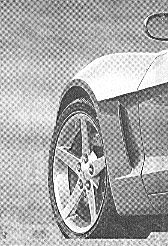
#> input picture Lecture/pic-pro/hw3/car-moire-pattern.tif, 168 x 246 px
$ jupyter execute hw3.ipynb
#> lines starting #> are read from the running program, lines starting #| are printed output that depends on the picture
[cell 1]
import cv2
import numpy as np
import matplotlib.pyplot as plt

[cell 2]
from matplotlib import rcParams
# 设置中文字体
rcParams['font.sans-serif'] = ['SimHei']  # 指定黑体（或其他支持中文的字体）
rcParams['axes.unicode_minus'] = False  # 解决负号显示问题

[cell 3]
# 读取图像
img = cv2.imread('car-moire-pattern.tif', cv2.IMREAD_GRAYSCALE)
#> img is the input picture: shape (246, 168); min 0, max 255, mean 169.7
# 获取图像尺寸
rows, cols = img.shape
#> rows = 246; cols = 168
print(rows, cols)
#| 246 168

[cell 4]
# 应用傅里叶变换
dft = cv2.dft(np.float32(img), flags=cv2.DFT_COMPLEX_OUTPUT)
dft_shift = np.fft.fftshift(dft)

[cell 5]
# 计算幅度谱
magnitude_spectrum = 20 * np.log(cv2.magnitude(dft_shift[:, :, 0], dft_shift[:, :, 1]))
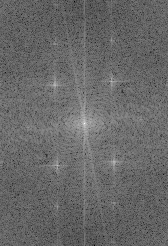
#> magnitude_spectrum: shape (246, 168) float32; min 61.64, max 315.3, mean 165.5; drawn with min black and max white

# 归一化幅度谱
magnitude_spectrum_normalized = cv2.normalize(magnitude_spectrum, None, 0, 255, cv2.NORM_MINMAX)

# 转换为8位无符号整型
magnitude_spectrum_8u = cv2.convertScaleAbs(magnitude_spectrum_normalized)


# 使用matplotlib显示幅度谱
plt.figure(figsize=(10, 5))
plt.subplot(132), plt.imshow(magnitude_spectrum_8u, cmap='gray')
plt.axis('off')

[cell 6]
# 用于存储点击的点的坐标
noise_centers = []

# 鼠标回调函数，用于记录点击位置
def get_mouse_click(event, x, y, flags, param):
    if event == cv2.EVENT_LBUTTONDOWN:  # 检测到鼠标左键点击
        noise_centers.append((y, x))  # 保存坐标
        print(f"Point {len(noise_centers)}: ({y}, {x})")
        # 在图像上绘制点击的点
        cv2.circle(param, (x, y), 5, (0, 0, 255), -1)
        cv2.imshow('Select Points', param)
        if len(noise_centers) == 8:  # 当点击八个点后，自动退出
            cv2.destroyAllWindows()

[cell 7]
# 显示图像，并设置鼠标回调函数
cv2.imshow('Select Points', magnitude_spectrum_8u)
cv2.setMouseCallback('Select Points', get_mouse_click, magnitude_spectrum_8u)

# 等待用户点击八个点
cv2.waitKey(0)

# 输出点击的点坐标
print("Selected Points:", noise_centers)

# 等待并关闭所有窗口
cv2.destroyAllWindows()

[cell 8]
# 假设 noise_centers 是一个包含 (x, y) 坐标的列表
for center in noise_centers:
    x, y = center  # 解包元组以获取 x 和 y 坐标
    if 0 <= x < cols and 0 <= y < rows:
        print(f"({x}, {y}) is within the image boundaries.")
    else:
        print(f"({x}, {y}) is out of the image boundaries.")

[cell 9]
# 在频谱图上标记陷波中心
plt.figure(figsize=(6, 6))
plt.imshow(magnitude_spectrum_8u, cmap='gray')
plt.title('Magnitude Spectrum with Notch Centers')

# 绘制红点标记陷波中心
for center in noise_centers:
    plt.scatter(center[1], center[0], color='red')  # 注意：matplotlib的坐标系与OpenCV的坐标系不同

plt.xticks([]), plt.yticks([])
plt.show()

[cell 10]
# [14 lines of commented-out code are left out]

[cell 11]
# 巴特沃斯陷波带阻滤波器函数
def butterworth_bandstop_filter(shape, center, D0, n):
    rows, cols = shape
    mask = np.ones((rows, cols), np.float32)  # 初始化为全1（白色）
    for i in range(rows):
        for j in range(cols):
            distance = np.sqrt((i - center[0])**2 + (j - center[1])**2)
            # 巴特沃斯滤波器公式
            mask[i, j] = 1 / (1 + (distance / D0)**(2 * n))
    return 1-mask

[cell 12]
# [11 lines of commented-out code are left out]

[cell 13]
# 设定陷波参数
D0 = 9
n = 4
# 创建滤波器掩模
mask = np.ones((rows, cols, 2), np.float32)  # 初始化为全1（白色），形状为 (rows, cols, 2)
for center in noise_centers:
    new_mask = butterworth_bandstop_filter((rows, cols), center, D0, n)
    new_mask = new_mask[..., np.newaxis]  # 将 new_mask 扩展为 (rows, cols, 1)

    # 使用逐元素相乘来组合掩膜，扩展后的 new_mask 变为 (rows, cols, 2)
    mask = np.multiply(mask, np.repeat(new_mask, 2, axis=-1))  # 将 new_mask 重复两次，沿第三轴


# 应用滤波器
fshift =dft_shift * mask  # 将掩模应用到频谱上

[cell 14]
# 显示滤波器掩模与傅里叶变换结果相乘的效果
magnitude_spectrum_filtered = 20 * np.log(cv2.magnitude(fshift[:, :, 0], fshift[:, :, 1]) + 1e-10)

plt.figure(figsize=(12, 9))
plt.subplot(221), plt.imshow(img, cmap='gray')
plt.title('Input Image'), plt.xticks([]), plt.yticks([])
plt.subplot(222), plt.imshow(magnitude_spectrum, cmap='gray')
plt.title('Magnitude Spectrum'), plt.xticks([]), plt.yticks([])
plt.subplot(223), plt.imshow(mask[..., 0], cmap='gray')
plt.title('Filter Mask'), plt.xticks([]), plt.yticks([])
plt.subplot(224), plt.imshow(magnitude_spectrum_filtered, cmap='gray')
plt.title('Filtered Spectrum'), plt.xticks([]), plt.yticks([])
plt.show()
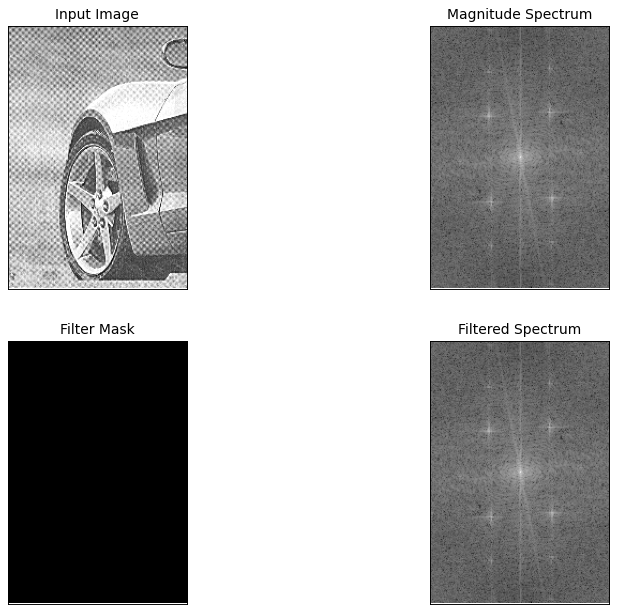
#> figure drawn by matplotlib, 4 panels

[cell 15]
# 逆傅里叶变换
f_ishift = np.fft.ifftshift(fshift)
img_back = cv2.idft(f_ishift)
img_back = cv2.magnitude(img_back[:, :, 0], img_back[:, :, 1])

# 使用matplotlib显示结果
plt.figure(figsize=(12, 6))
plt.subplot(131), plt.imshow(img, cmap='gray')
plt.title('Input Image'), plt.xticks([]), plt.yticks([])
plt.subplot(132), plt.imshow(img_back, cmap='gray')
plt.title('Image after Filtering'), plt.xticks([]), plt.yticks([])
plt.show()
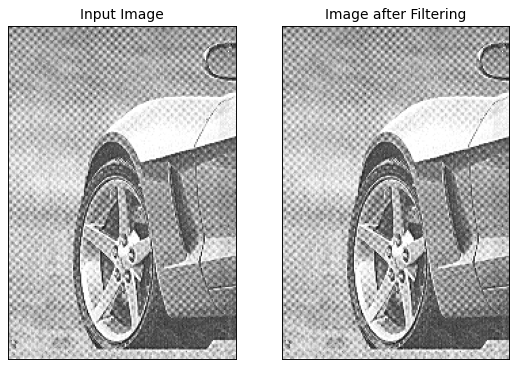
#> figure drawn by matplotlib, 2 panels

$ run again, with Lecture/pic-pro/hw3/image-2.png saved as Lecture/pic-pro/hw3/car-moire-pattern.tif
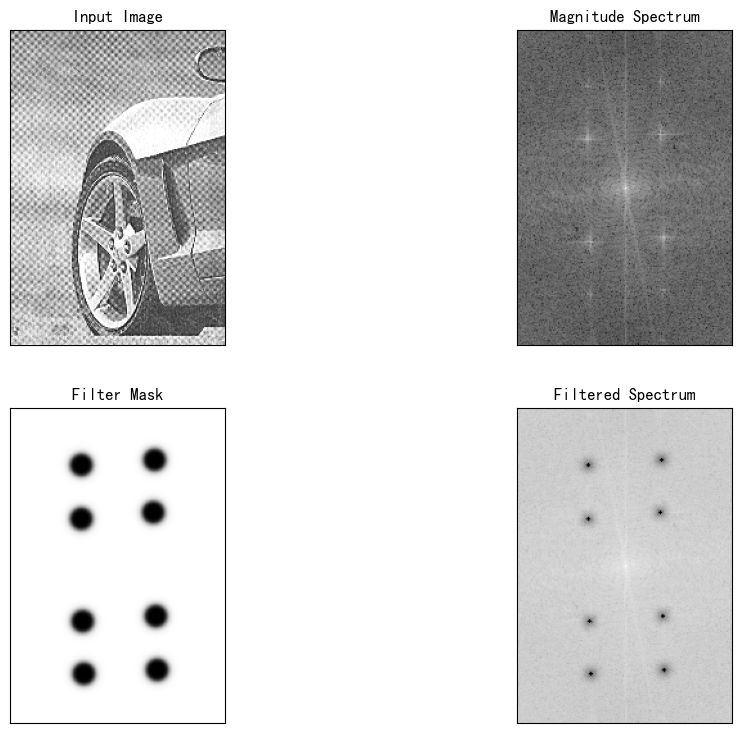
#> input picture Lecture/pic-pro/hw3/image-2.png, 742 x 733 px
#> img is the input picture: shape (733, 742); min 0, max 255, mean 215.1
#| 733 742
#> `magnitude_spectrum = 20 * np.log(cv2.magnitude(dft_shift[:, :, 0], dft..`:
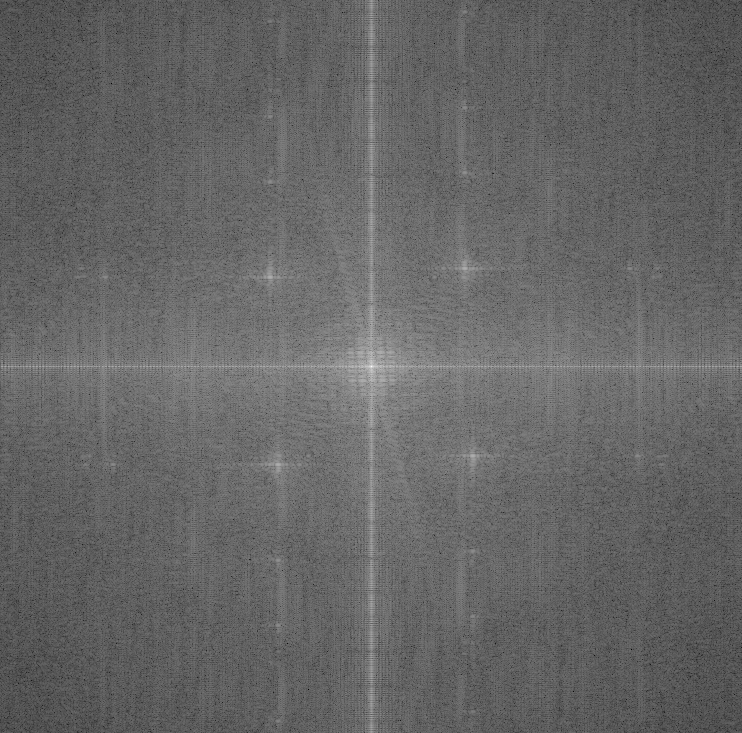
#> magnitude_spectrum: shape (733, 742) float32; min 36.8, max 371.5, mean 170.7; drawn with min black and max white
#> `plt.show()`:
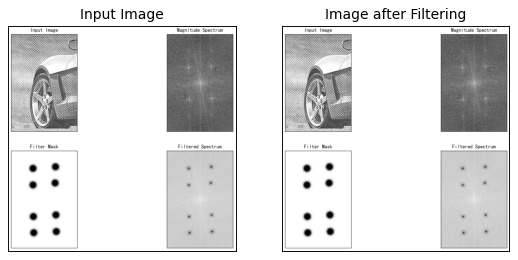
#> figure drawn by matplotlib, 2 panels

$ run again, with Lecture/pic-pro/hw3/image-3.png saved as Lecture/pic-pro/hw3/car-moire-pattern.tif
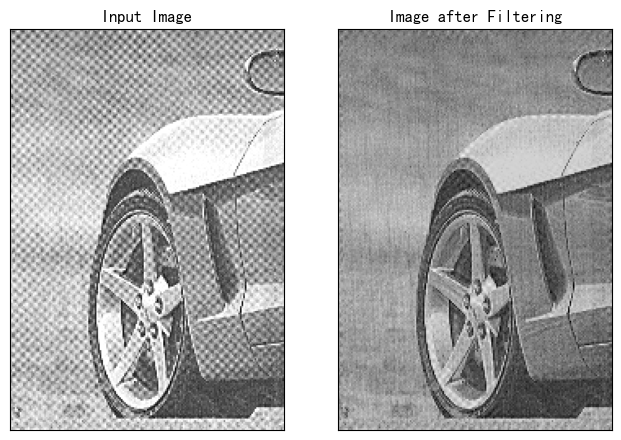
#> input picture Lecture/pic-pro/hw3/image-3.png, 621 x 440 px
#> img is the input picture: shape (440, 621); min 0, max 255, mean 171.2
#| 440 621
#> `magnitude_spectrum = 20 * np.log(cv2.magnitude(dft_shift[:, :, 0], dft..`:
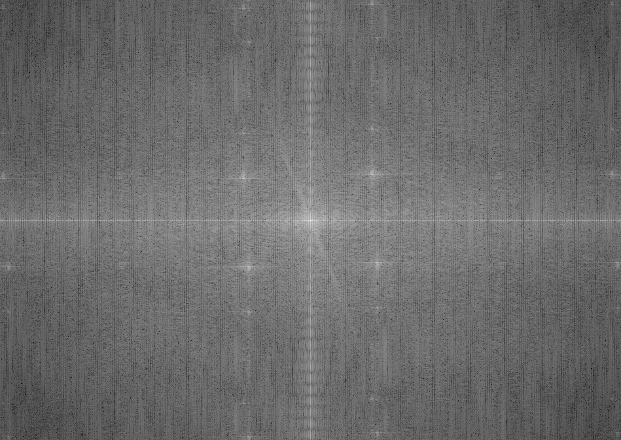
#> magnitude_spectrum: shape (440, 621) float32; min 29.71, max 353.2, mean 166.4; drawn with min black and max white
#> `plt.show()`:
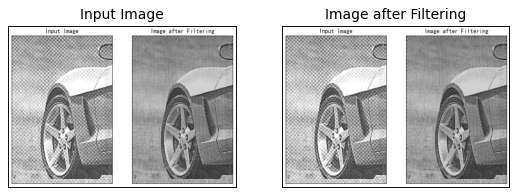
#> figure drawn by matplotlib, 2 panels
